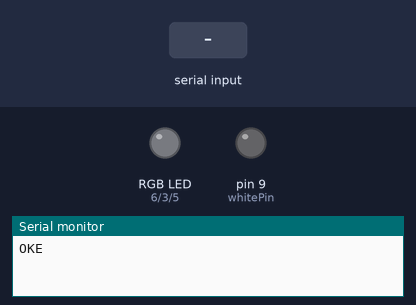
A sketch run on a simulated Arduino Uno, built with avr-gcc and run on an emulated ATmega328P. Shown: an RGB LED mixed from three pins (HIGH = lit), output pins drawn as LEDs (lit = HIGH), the last lines printed to the serial monitor. Inputs (shaded band) come from the test bench. Dim RGB values are drawn brighter than linear.

Above: at 11.2 s.
11.3 s: "a" received over Serial
At 11.78 s:
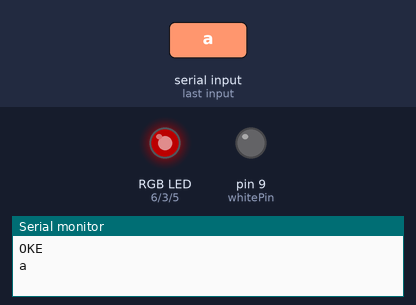
20.3 s: "b" received over Serial
At 23.1 s:
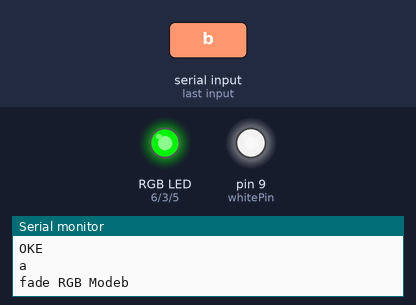
23.3 s: "a" received over Serial
At 34.5 s:
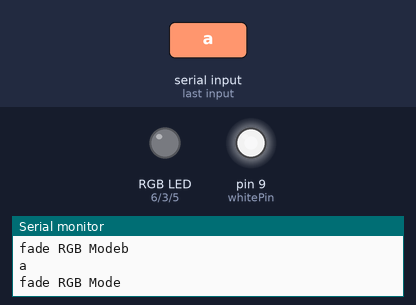
Timing chart, 0 to 35.3 s (numbered marks = the images above; inputs shaded):
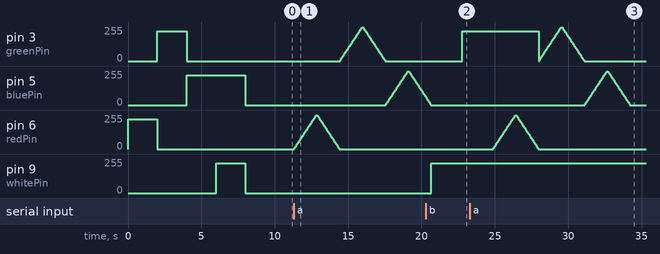

Measured:
- after the input at 11.3 s, pin 3 (greenPin), pin 6 (redPin): rises from 0/255 to 255/255 in 1.5 s, then falls to 0/255 in 1.6 s; pin 5 (bluePin): rises from 0/255 to 255/255 in 1.5 s, then falls to 60/255 in 1.2 s
- after the input at 20.3 s, pin 3 (greenPin): 0/255 → 225/255 after 2.5 s
- after the input at 23.3 s, pin 5 (bluePin), pin 6 (redPin): rises from 0/255 to 255/255 in 1.5 s, then falls to 0/255 in 1.6 s

The sketch:

RGB_MODE.ino
```cpp
#include <SoftwareSerial.h>
SoftwareSerial mySerial(0, 1);

#define redPin 6
#define greenPin 3
#define bluePin 5
#define whitePin 9

char junk;
String inputString="";


void setup()
{
  // put your setup code here, to run once:

  Serial.begin(9600);
  mySerial.begin(9600);
  pinMode(redPin, OUTPUT);
  pinMode(greenPin, OUTPUT);
  pinMode(bluePin, OUTPUT);
  pinMode(whitePin, OUTPUT);
  analogWrite(redPin, 225);
  delay(2000);
  analogWrite(greenPin, 225);
  analogWrite(redPin, 0);
  delay(2000);
  analogWrite(bluePin, 225);
  analogWrite(greenPin, 0);
  delay(2000);
  analogWrite(whitePin, 225);
  delay(2000);
  analogWrite(redPin, 0);
  analogWrite(greenPin, 0);
  analogWrite(bluePin, 0);
  analogWrite(whitePin, 0);
  delay(2000);
  Serial.println("OKE");
  mySerial.println("OKE");
}

void loop()
{
  // put your main code here, to run repeatedly:

 if(Serial.available()){
  while(Serial.available())
    {
      char inChar = (char)Serial.read(); //read the input
      inputString += inChar;        //make a string of the characters coming on serial
    }
    Serial.println(inputString);
    while (Serial.available() > 0)
    { junk = Serial.read() ; }      // clear the serial buffer
    if(inputString == "a"){         //in case of 'a' turn the LED on
       fadeRGB();
      Serial.print("fade RGB Mode");
      analogWrite(whitePin, 225);
      delay(2000);
    }else if(inputString == "b"){   //incase of 'b' turn the LED off
      analogWrite(redPin, 0);
      analogWrite(greenPin, 225);
      delay(2000);
    }
    inputString = "";
  }

    delay(100);
}

void fadeRGB()
{
  //Red Led

  for (int fadeValue = 0; fadeValue <= 255; fadeValue += 5)
  {
    // sets the value (range from 0 to 255):
    analogWrite(redPin, fadeValue);
    // wait for 30 milliseconds to see the dimming effect
    delay(30);
  }
  // fade out from max to min in increments of 5 points:
  for (int fadeValue = 255; fadeValue >= 0; fadeValue -= 5)
  {
    // sets the value (range from 0 to 255):
    analogWrite(redPin, fadeValue);
    // wait for 30 milliseconds to see the dimming effect
    delay(30);
  }
  //Green Led
  for (int fadeValue = 0; fadeValue <= 255; fadeValue += 5)
  {
    // sets the value (range from 0 to 255):
    analogWrite(greenPin, fadeValue);
    // wait for 30 milliseconds to see the dimming effect
    delay(30);
  }
  // fade out from max to min in increments of 5 points:
  for (int fadeValue = 255; fadeValue >= 0; fadeValue -= 5)
  {
    // sets the value (range from 0 to 255):
    analogWrite(greenPin, fadeValue);
    // wait for 30 milliseconds to see the dimming effect
    delay(30);
  }

  //Blue Led
  for (int fadeValue = 0; fadeValue <= 255; fadeValue += 5)
  {
    // sets the value (range from 0 to 255):
    analogWrite(bluePin, fadeValue);
    // wait for 30 milliseconds to see the dimming effect
    delay(30);
  }

  // fade out from max to min in increments of 5 points:
  for (int fadeValue = 255; fadeValue >= 0; fadeValue -= 5)
  {
    // sets the value (range from 0 to 255):
    analogWrite(bluePin, fadeValue);
    // wait for 30 milliseconds to see the dimming effect
    delay(30);
  }
}
```
